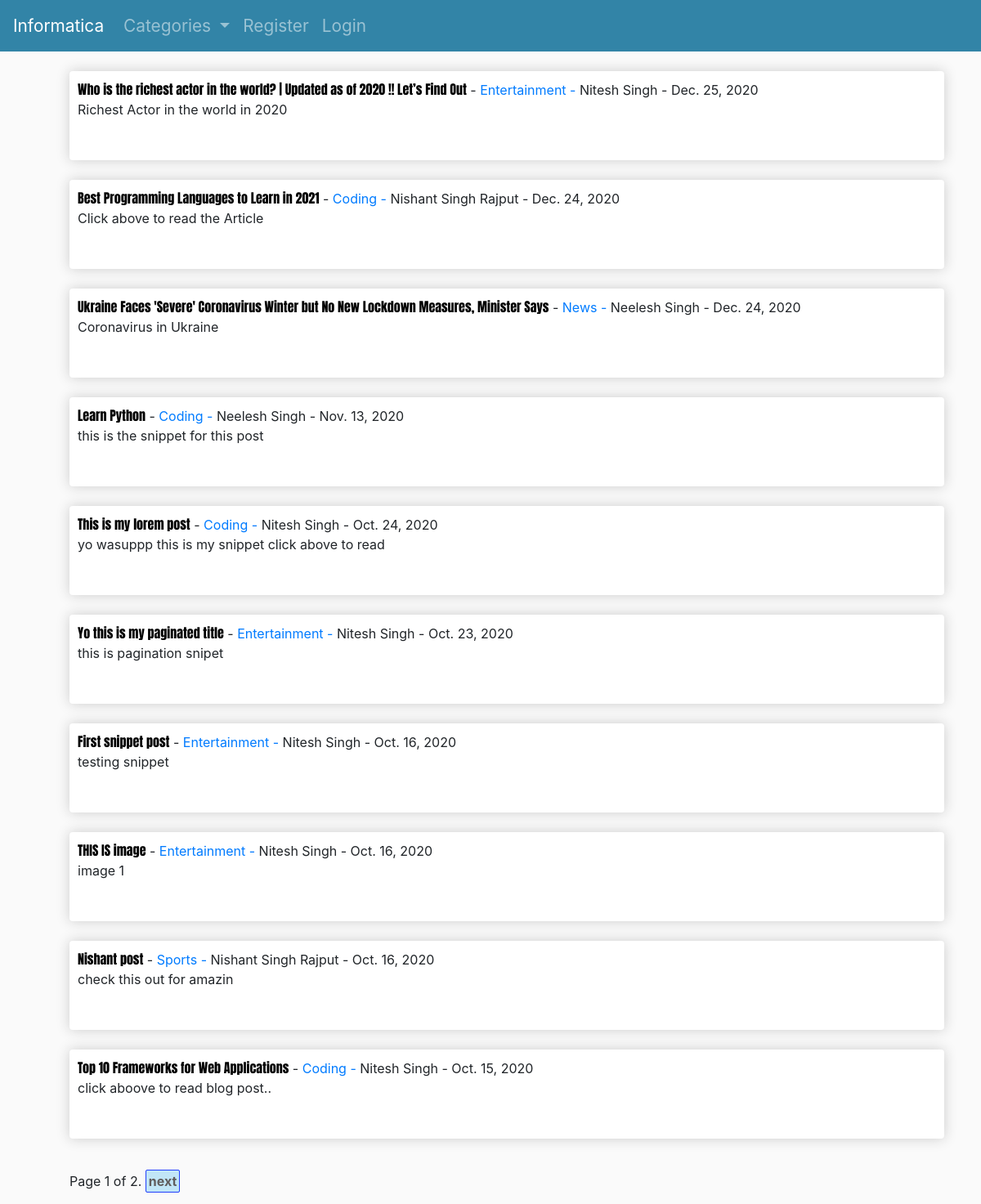
The page / on the database its author committed.
### theblog/models.py (models this page shows, shortened)
class Post(models.Model):
    title = models.CharField(max_length=255)
    header_image = models.ImageField(null=True, blank=True, upload_to="images/")
    title_tag = models.CharField(max_length=255)
    author = models.ForeignKey(User, on_delete=models.CASCADE)
    body = RichTextField(blank=True,null=True)
    post_date = models.DateField(auto_now_add=True)
    category = models.CharField(max_length=25, default='coding')
    snippet = models.CharField(max_length=50)
    likes = models.ManyToManyField(User, related_name='blog_posts')

### theblog/views.py (the view)
# urls.py: path('', HomeView.as_view(), name='home'),
class HomeView(ListView):
    model = Post
    template_name = 'home.html'
    ordering = ['-post_date']
    context_object_name = "post_list"    #default is object_list as well as model's_verbose_name_list and/or model's_verbose_name_plural_list, if defined in the model's inner Meta class
    paginate_by = 10
    def get_context_data(self,*args,**kwargs):
        cat_menu = Category.objects.all()
        context = super(HomeView, self).get_context_data(*args,**kwargs)
        context["cat_menu"] = cat_menu
        return context

### theblog/models.py (called while the page is built)
    def __str__(self):
        return self.name

### theblog/templates/home.html (shortened to what this page needs)
{% extends "base.html" %}
{% block content %}
<ul>
{% if post_list %}
    {% for post in object_list %}
    <div class="box-element">
        <li><a href="{% url 'article_detail' post.pk %}" class="ft-blog-heading">{{post.title|capfirst}}</a> - <a href="{% url 'category' post.category|slugify %}"
            style="text-decoration:none">{{post.category|capfirst}} - </a> {{post.author.first_name|capfirst}}
            {{post.author.last_name|capfirst}} - {{post.post_date}}
   <p>{{post.snippet}} <br></p><br>
   </div>
<br>
    {% endfor %}
    {% if is_paginated %}
        <div class="pagination mt-3">
            <span class="page-links">
                <span class="page-current">
                    Page {{ page_obj.number }} of {{ page_obj.paginator.num_pages }}.
                </span>
                {% if page_obj.has_next %}
                    <a href="?page={{ page_obj.next_page_number }}">next</a>
                {% endif %}
            </span>
        </div>
    {% endif %}
</ul>
{% else %}
 <p>No Post found!!! :(</p>
{% endif %}
{% endblock content %}

### theblog/static/css/core3.css (style rules this page uses)
body { background-color: hsl(0, 0%, 98%); }
.box-element { box-shadow: hsl(0, 0%, 80%) 0 0 16px; background-color: #fff; border-radius: 4px; padding: 10px; }
li { list-style: none; }
.pagination { display: inline-block; }
.pagination a { border: 1px solid rgb(33, 62, 251); padding: 3px; border-radius: 2px; background-color: rgb(193, 230, 247); font-weight: bold; color: rgb(96, 93, 93); text-decoration: none; }
.ft-blog-heading { font-family: "Anton", sans-serif; color: black; }

### rows shown on the page
Post: title "Who is the richest actor in the world? | Updated as of 2020 !! Let’s Find Out", category "Entertainment", author.first_name "Nitesh", author.last_name "Singh", post_date "Dec. 25, 2020", snippet "Richest Actor in the world in 2020"
Post: title "Best Programming Languages to Learn in 2021", category "Coding", author.first_name "Nishant", author.last_name "Singh Rajput", post_date "Dec. 24, 2020", snippet "Click above to read the Article"
Post: title "Ukraine Faces 'Severe' Coronavirus Winter but No New Lockdown Measures, Minister Says", category "News", author.first_name "Neelesh", author.last_name "Singh", post_date "Dec. 24, 2020", snippet "Coronavirus in Ukraine"
Post: title "Learn Python", category "Coding", author.first_name "Neelesh", author.last_name "Singh", post_date "Nov. 13, 2020", snippet "this is the snippet for this post"
Post: title "This is my lorem post", category "Coding", author.first_name "Nitesh", author.last_name "Singh", post_date "Oct. 24, 2020", snippet "yo wasuppp this is my snippet click above to read"
Post: title "Yo this is my paginated title", category "Entertainment", author.first_name "Nitesh", author.last_name "Singh", post_date "Oct. 23, 2020", snippet "this is pagination snipet"
Post: title "First snippet post", category "Entertainment", author.first_name "Nitesh", author.last_name "Singh", post_date "Oct. 16, 2020", snippet "testing snippet"
Post: title "THIS IS image", category "Entertainment", author.first_name "Nitesh", author.last_name "Singh", post_date "Oct. 16, 2020", snippet "image 1"
Post: title "Nishant post", category "Sports", author.first_name "Nishant", author.last_name "Singh Rajput", post_date "Oct. 16, 2020", snippet "check this out for amazin"
Post: title "Top 10 Frameworks for Web Applications", category "Coding", author.first_name "Nitesh", author.last_name "Singh", post_date "Oct. 15, 2020", snippet "click aboove to read blog post.."

### other values the page prints
{{ page_obj.number }} "1"
{{ page_obj.paginator.num_pages }} "2"
